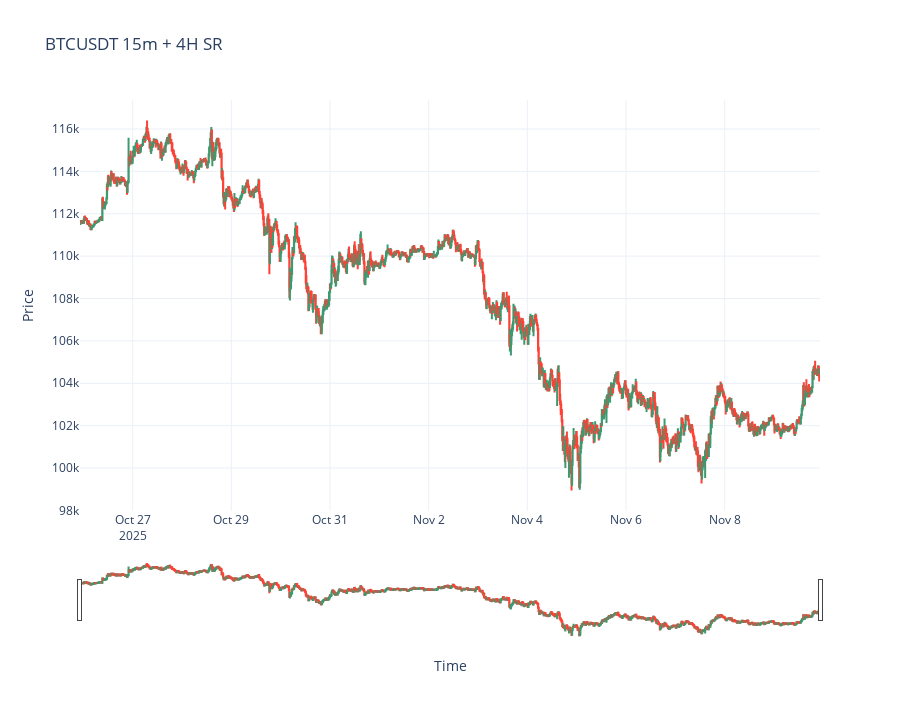

Notebook code for this chart:
### Code cell
boxes, events = compute_sr_boxes(data, target_timeframe="4h")
fig = plot_sr_boxes(data, boxes, events, title="BTCUSDT 15m + 4H SR")
fig.show()

### Figure 1 — Plotly figure (JSON) as saved in the notebook; plotly's stock layout.template omitted (floating-point values rounded to 4 significant figures; data arrays with more than 128 entries replaced by an {"elided": "..."} marker saying what was removed)
{"data": [{"close": {"elided": "1440 float values"}, "high": {"elided": "1440 float values"}, "low": {"elided": "1440 float values"}, "name": "Price", "open": {"elided": "1440 float values"}, "x": {"elided": "1440 str values"}, "type": "candlestick"}], "layout": {"legend": {"orientation": "h", "yanchor": "bottom", "y": 1.02, "xanchor": "right", "x": 1}, "title": {"text": "BTCUSDT 15m + 4H SR"}, "xaxis": {"title": {"text": "Time"}}, "yaxis": {"title": {"text": "Price"}}, "height": 720}}
